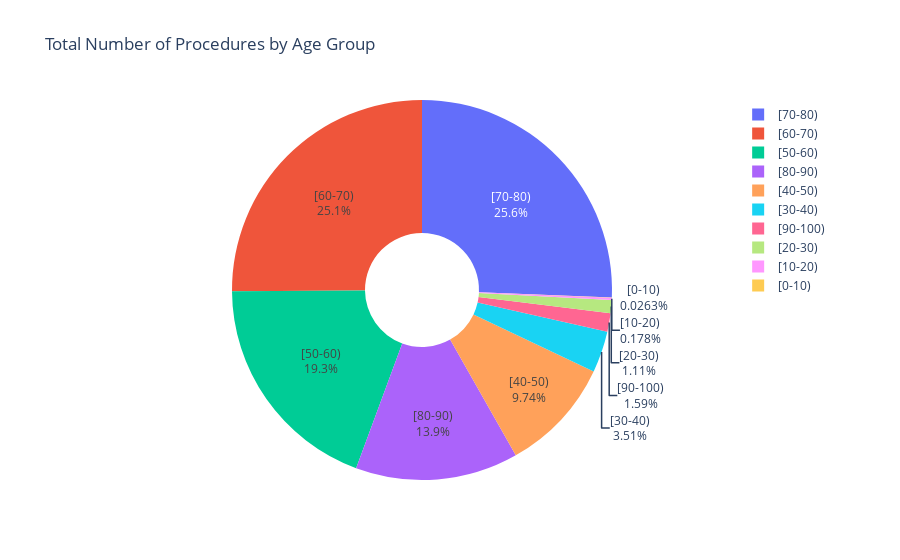

Write notebook code for a chart like this one.
### Code cell
age_categories = ['[0-10)', '[10-20)', '[20-30)', '[30-40)', '[40-50)', '[50-60)', '[60-70)', '[70-80)', '[80-90)', '[90-100)']
age_mapping = {idx: label for idx, label in enumerate(age_categories)}

procedures_by_age = (
    df.groupby('age', as_index=False)['num_procedures']
      .sum()
      .assign(age_group=lambda d: d['age'].map(lambda code: age_mapping.get(code, str(code))))
      .sort_values('age')
)

fig = px.pie(
    procedures_by_age,
    names='age_group',
    values='num_procedures',
    title='Total Number of Procedures by Age Group',
    hole=0.3
)
fig.update_traces(textinfo='percent+label')
fig.show()

### Figure 1 — Plotly figure (JSON) as saved in the notebook; plotly's stock layout.template omitted (floating-point values rounded to 4 significant figures)
{"data": [{"domain": {"x": [0, 1], "y": [0, 1]}, "hole": 0.3, "hovertemplate": "age_group=%{label}<br>num_procedures=%{value}<extra></extra>", "labels": ["[0-10)", "[10-20)", "[20-30)", "[30-40)", "[40-50)", "[50-60)", "[60-70)", "[70-80)", "[80-90)", "[90-100)"], "legendgroup": "", "name": "", "showlegend": true, "textinfo": "percent+label", "type": "pie", "values": [20, 135, 846, 2667, 7397, 14626, 19070, 19464, 10520, 1207]}], "layout": {"legend": {"tracegroupgap": 0}, "title": {"text": "Total Number of Procedures by Age Group"}}}
